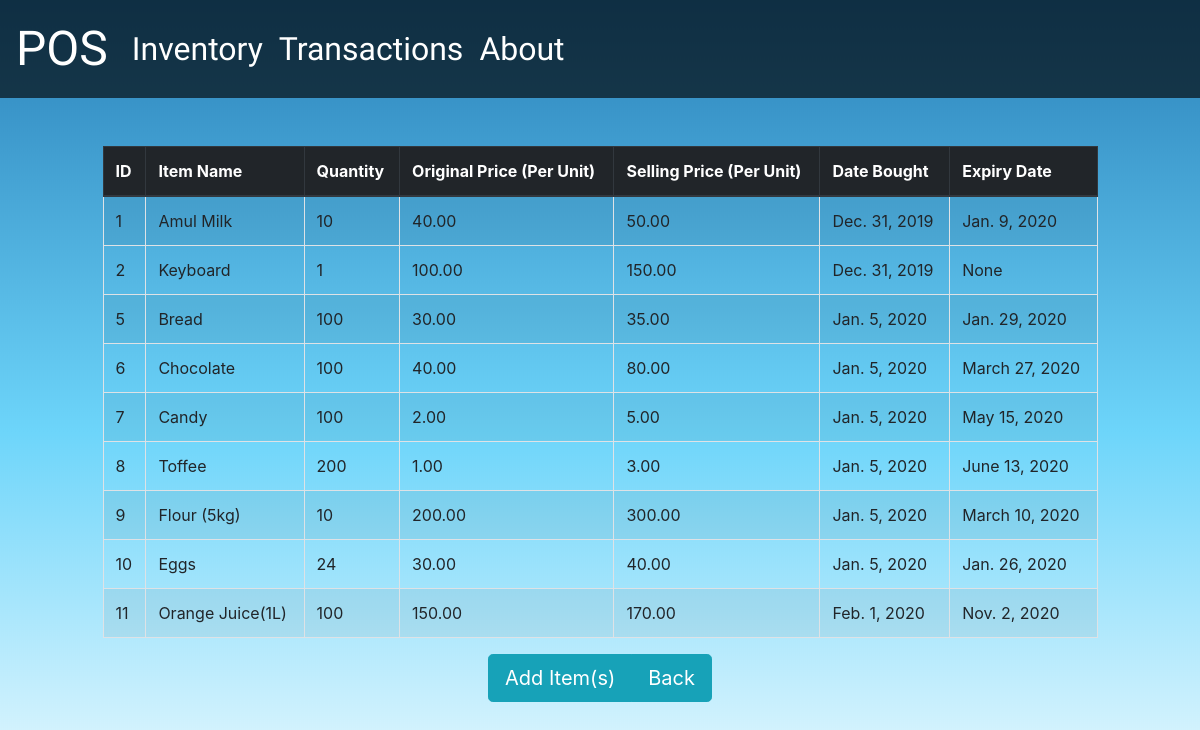
The app's page /inventory/, older data.
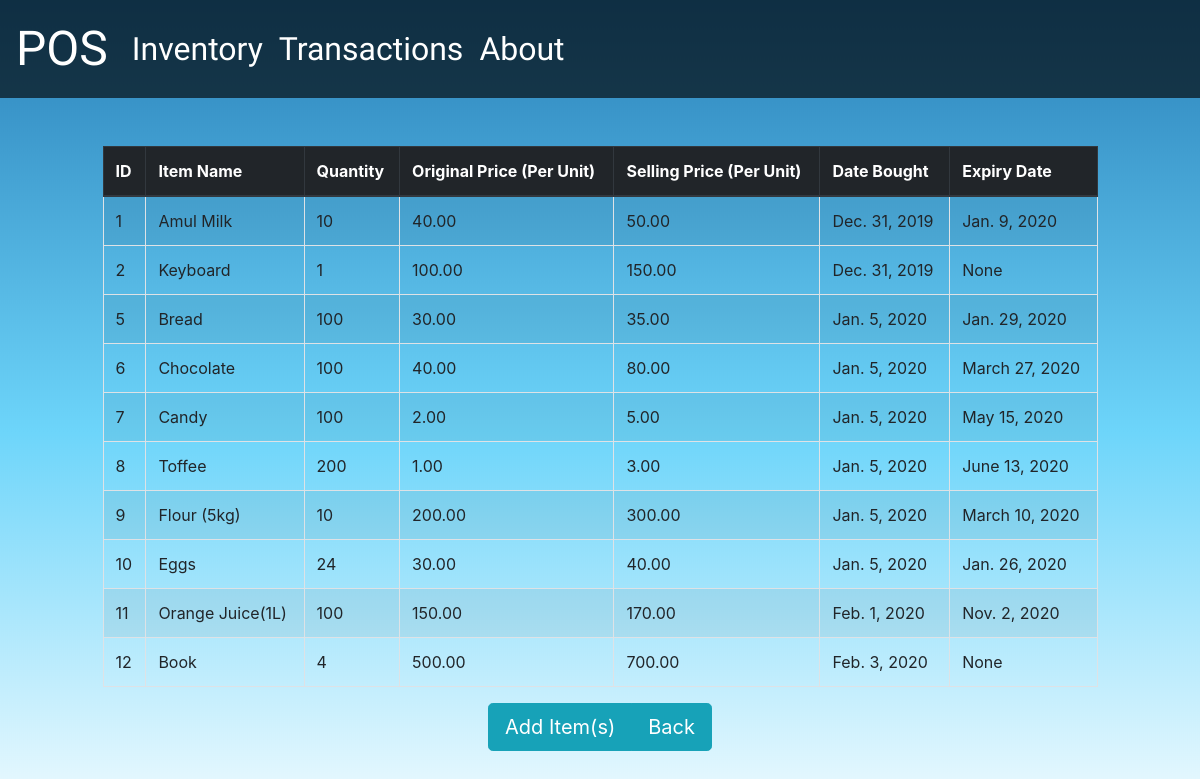
The same page, newer data.
### inventory/models.py (models this page shows)
class inventoryreq(models.Model):
    item_name=models.CharField(max_length=100, blank=False)
    quantity=models.IntegerField(blank=False)
    bought_price=models.DecimalField(max_digits=100000, decimal_places=2, blank=False)
    retail_price=models.DecimalField(max_digits=100000, decimal_places=2, blank=False)
    bought_date=models.DateField(blank=False, auto_now=True)
    expire_date=models.DateField(auto_now=False, null=True, blank=True)

### inventory/views.py (the view)
# urls.py: path('', inventorytableview,name='inven_home' ),
def inventorytableview(request):
    obj=inventoryreq.objects.all()
    inventorytablecolumn=["ID",'Item Name', 'Quantity', 'Original Price (Per Unit)', 'Selling Price (Per Unit)', 'Date Bought', 'Expiry Date']
    context={
        'obj': obj,
        'tcol':inventorytablecolumn
    }
    return render(request, 'inventorytable.html', context)

### inventory/templates/inventorytable.html
{% extends 'inventorybase.html' %}
{% load static %}
{% block content %}
<br><br>
<div class='row'>
        <div class='col-sm-1'></div>
        <div class='col-sm-10'>
            <table align='center' border='1' class='table table-striped table-bordered table-hover'>
                <thead class='thead-dark'>
                    <tr>
                        {% for x in tcol %}
                            <th>{{x}}</th>
                        {%endfor%}
                    </tr>
                </thead>
                    {% for value in obj %}
                    <tr>
                    <td>{{value.id}}</td>
                    <td>{{value.item_name}}</td>
                    <td>{{value.quantity}}</td>
                    <td>{{value.bought_price}}</td>
                    <td>{{value.retail_price}}</td>
                    <td>{{value.bought_date }}</td>
                    <td>{{value.expire_date }}</td>
                    </tr>
                    {% endfor %}
            </table>
        </div>
        <div class='col-sm-1'></div>
</div>
<center>
    <div class='btn-group btn-group-lg' role="group">
        <a href="additem" class="btn btn-info btn-lg">Add Item(s)</a>
        <a href=".." class="btn btn-info btn-lg">Back</a>
    </div>
</center>
{% endblock %}

Row changes from the older to the newer data that the page shows:
added inventoryreq: id "12", item_name "Book", quantity "4", bought_price "500.00", retail_price "700.00", bought_date "Feb. 3, 2020", expire_date "None"
